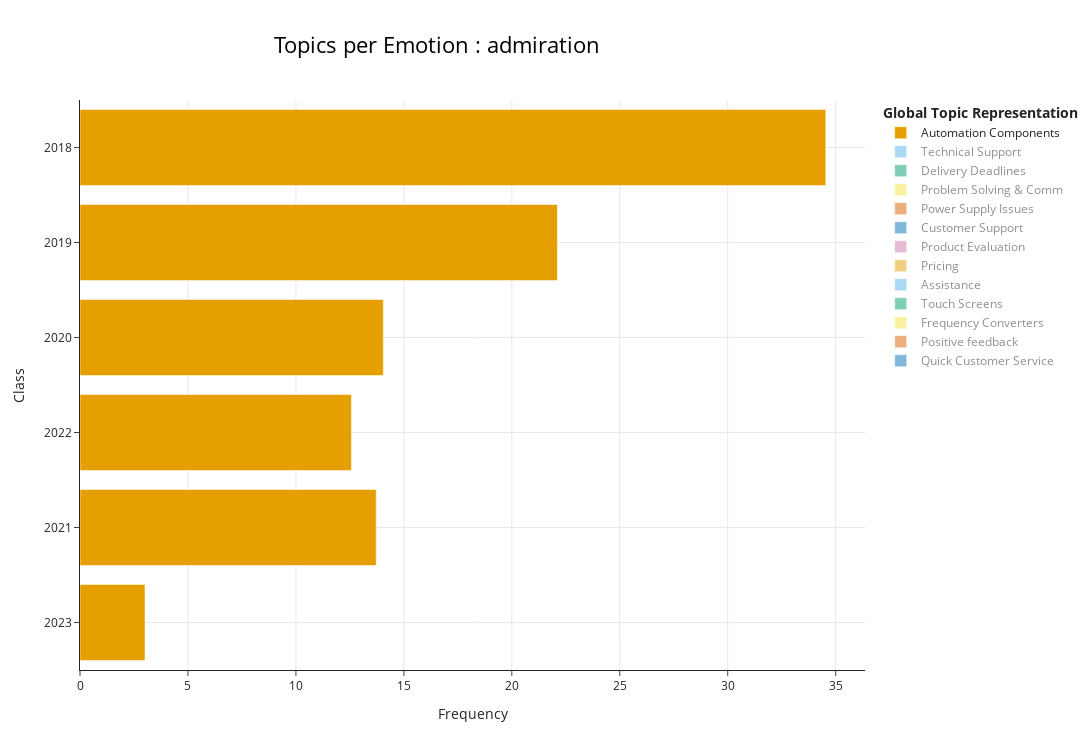

Notebook cell for this chart:
### Code cell
# fig = create_chart_per_class(df, topic_model_merged, "single_emotion_label", 
#                              custom_labels=True, 
#                             #  percentage_by="Topic",
#                             #  stacked=True,
#                              sortedBy="Class",
#                              ascending=False,
#                              title="Topics per Emotion", 
#                              width=1150, height=750)

# path_pct = '../data/graphs/Sentiment_Analysis/by_emotion/repartition_per_topic/global'
# save_graph_html(fig, path_pct, "model_merged_per_emotion_class_pct")

# fig = create_chart_per_class(df, topic_model_merged, "Market Segment", 
#                              custom_labels=True, 
#                              percentage_by="Class",
#                              sortedBy="Class_Percentage",
#                              stacked=True,
#                              title="Topics per Market Segment", 
#                              width=1300, height=750)

# path_pct = '../data/graphs/Clustering/topic_repartition/by_Market Segment'
# save_graph_html(fig, path_pct, "model_merged_per_Market Segment_class_pct")

# Filter the data to only include rows with the specified emotion
emotion="admiration"
fig = create_chart_per_class(df, topic_model_merged, "year", 
                            #  filter_value=emotion,
                             custom_labels=True, 
                             percentage_by="Topic",
                             sortedBy="Class_Percentage",
                            #  stacked=True,
                             title=f"Topics per Emotion : {emotion}", 
                             width=1300, height=750)

fig

### Figure 1 — Plotly figure (JSON) as saved in the notebook; plotly's stock layout.template omitted (floating-point values rounded to 4 significant figures)
{"data": [{"hoverinfo": "text", "hovertext": ["<b>Topic Automation Components</b><br>Words: automation, programmable logic controller, service, systems, software<br>Count: 185<br>Percentage: 3.01%", "<b>Topic Automation Components</b><br>Words: technical support, inverters, inverter, breakers, equipment<br>Count: 844<br>Percentage: 13.72%", "<b>Topic Automation Components</b><br>Words: programmable logic controller, technical support, switches, products, controller<br>Count: 773<br>Percentage: 12.57%", "<b>Topic Automation Components</b><br>Words: technical support, servo, programmable logic controller, siemens, controller<br>Count: 864<br>Percentage: 14.05%", "<b>Topic Automation Components</b><br>Words: siemens, technical support, brand, products, problems<br>Count: 1360<br>Percentage: 22.11%", "<b>Topic Automation Components</b><br>Words: technical support, siemens, contactors, brands, products<br>Count: 2124<br>Percentage: 34.54%"], "marker": {"color": "#E69F00"}, "name": "Automation Components", "orientation": "h", "type": "bar", "visible": true, "x": [3.01, 13.72, 12.57, 14.05, 22.11, 34.54], "y": ["2023", "2021", "2022", "2020", "2019", "2018"]}, {"hoverinfo": "text", "hovertext": ["<b>Topic Technical Support</b><br>Words: technical support, customer service, support, customer, contact<br>Count: 379<br>Percentage: 7.92%", "<b>Topic Technical Support</b><br>Words: technical support, customer service, response time, support, assistance<br>Count: 1030<br>Percentage: 21.52%", "<b>Topic Technical Support</b><br>Words: response time, technical support, customer service, telephone, technician<br>Count: 971<br>Percentage: 20.29%", "<b>Topic Technical Support</b><br>Words: technical support, customer service, response time, telephone, technical<br>Count: 1081<br>Percentage: 22.59%", "<b>Topic Technical Support</b><br>Words: technical support, technical, technicians, technician, customer service<br>Count: 982<br>Percentage: 20.52%", "<b>Topic Technical Support</b><br>Words: response time, technical support, timely, responses, connect<br>Count: 343<br>Percentage: 7.17%"], "marker": {"color": "#56B4E9"}, "name": "Technical Support", "orientation": "h", "type": "bar", "visible": "legendonly", "x": [7.92, 21.52, 20.29, 22.59, 20.52, 7.17], "y": ["2018", "2019", "2022", "2021", "2020", "2023"]}, {"hoverinfo": "text", "hovertext": ["<b>Topic Delivery Deadlines</b><br>Words: delivery time, delivery date, deliveries, delays, delivery<br>Count: 487<br>Percentage: 12.04%", "<b>Topic Delivery Deadlines</b><br>Words: delivery time, deliveries, delivery, delivery date, deliver<br>Count: 813<br>Percentage: 20.1%", "<b>Topic Delivery Deadlines</b><br>Words: delivery time, delivery date, deliveries, delivery, deadlines<br>Count: 198<br>Percentage: 4.9%", "<b>Topic Delivery Deadlines</b><br>Words: delivery time, delivery date, delays, delivery, delay<br>Count: 746<br>Percentage: 18.45%", "<b>Topic Delivery Deadlines</b><br>Words: delivery time, delivery date, deliveries, delivery, deliver<br>Count: 941<br>Percentage: 23.27%", "<b>Topic Delivery Deadlines</b><br>Words: delays, delivery time, deliveries, delivery date, delivery<br>Count: 859<br>Percentage: 21.24%"], "marker": {"color": "#009E73"}, "name": "Delivery Deadlines", "orientation": "h", "type": "bar", "visible": "legendonly", "x": [12.04, 20.1, 4.9, 18.45, 23.27, 21.24], "y": ["2018", "2019", "2023", "2020", "2021", "2022"]}, {"hoverinfo": "text", "hovertext": ["<b>Topic Problem Solving & Comm</b><br>Words: answers, responses, answered, respond, replies<br>Count: 51<br>Percentage: 4.73%", "<b>Topic Problem Solving & Comm</b><br>Words: polite, answered, response, responded, answers<br>Count: 228<br>Percentage: 21.13%", "<b>Topic Problem Solving & Comm</b><br>Words: answered, answers, precise, accurately, accurate<br>Count: 255<br>Percentage: 23.63%", "<b>Topic Problem Solving & Comm</b><br>Words: answered, answers, answer, question, asked<br>Count: 230<br>Percentage: 21.32%", "<b>Topic Problem Solving & Comm</b><br>Words: explanations, answers, explained, answered, quickly<br>Count: 241<br>Percentage: 22.34%", "<b>Topic Problem Solving & Comm</b><br>Words: explanations, concise, answers, explained, clarity<br>Count: 74<br>Percentage: 6.86%"], "marker": {"color": "#F0E442"}, "name": "Problem Solving & Comm", "orientation": "h", "type": "bar", "visible": "legendonly", "x": [4.73, 21.13, 23.63, 21.32, 22.34, 6.86], "y": ["2018", "2019", "2021", "2020", "2022", "2023"]}, {"hoverinfo": "text", "hovertext": ["<b>Topic Power Supply Issues</b><br>Words: ups, warranty, uninterruptible power supply, maintenance, repair<br>Count: 103<br>Percentage: 10.46%", "<b>Topic Power Supply Issues</b><br>Words: ups, uninterruptible power supply, technical support, troubleshooting, reliability<br>Count: 170<br>Percentage: 17.26%", "<b>Topic Power Supply Issues</b><br>Words: ups, smt1500c, warranty, battery, serial<br>Count: 50<br>Percentage: 5.08%", "<b>Topic Power Supply Issues</b><br>Words: ups, uninterruptible power supply, warranty, technical support, repair<br>Count: 180<br>Percentage: 18.27%", "<b>Topic Power Supply Issues</b><br>Words: ups, uninterruptible power supply, technical support, apc, reliability<br>Count: 229<br>Percentage: 23.25%", "<b>Topic Power Supply Issues</b><br>Words: ups, technical support, uninterruptible power supply, warranty, maintenance<br>Count: 253<br>Percentage: 25.69%"], "marker": {"color": "#D55E00"}, "name": "Power Supply Issues", "orientation": "h", "type": "bar", "visible": "legendonly", "x": [10.46, 17.26, 5.08, 18.27, 23.25, 25.69], "y": ["2018", "2022", "2023", "2020", "2019", "2021"]}, {"hoverinfo": "text", "hovertext": ["<b>Topic Customer Support</b><br>Words: technical support, reliable, quality, reliability, technical<br>Count: 24<br>Percentage: 2.91%", "<b>Topic Customer Support</b><br>Words: technical support, reliable, customer service, reliability, technical service<br>Count: 102<br>Percentage: 12.36%", "<b>Topic Customer Support</b><br>Words: technical support, service support, technical service, reliability, reliable<br>Count: 98<br>Percentage: 11.88%", "<b>Topic Customer Support</b><br>Words: technical support, reliable, reliability, quality, technical<br>Count: 148<br>Percentage: 17.94%", "<b>Topic Customer Support</b><br>Words: technical support, reliable, quality, products, customer service<br>Count: 121<br>Percentage: 14.67%", "<b>Topic Customer Support</b><br>Words: technical support, reliability, technical service, reliable, cooperation<br>Count: 332<br>Percentage: 40.24%"], "marker": {"color": "#0072B2"}, "name": "Customer Support", "orientation": "h", "type": "bar", "visible": "legendonly", "x": [2.91, 12.36, 11.88, 17.94, 14.67, 40.24], "y": ["2023", "2021", "2022", "2019", "2020", "2018"]}, {"hoverinfo": "text", "hovertext": ["<b>Topic Product Evaluation</b><br>Words: rating, score, quality, performance, technical support<br>Count: 15<br>Percentage: 2.12%", "<b>Topic Product Evaluation</b><br>Words: rating, ratings, rate, technical support, pricing<br>Count: 81<br>Percentage: 11.46%", "<b>Topic Product Evaluation</b><br>Words: quality, rating, pricing, brands, product range<br>Count: 94<br>Percentage: 13.3%", "<b>Topic Product Evaluation</b><br>Words: rating, reliability, quality, performance, manufacturers<br>Count: 89<br>Percentage: 12.59%", "<b>Topic Product Evaluation</b><br>Words: rating, quality, reliability, priced, performance<br>Count: 132<br>Percentage: 18.67%", "<b>Topic Product Evaluation</b><br>Words: quality, rating, product range, pricing, rate<br>Count: 296<br>Percentage: 41.87%"], "marker": {"color": "#CC79A7"}, "name": "Product Evaluation", "orientation": "h", "type": "bar", "visible": "legendonly", "x": [2.12, 11.46, 13.3, 12.59, 18.67, 41.87], "y": ["2023", "2022", "2021", "2020", "2019", "2018"]}, {"hoverinfo": "text", "hovertext": ["<b>Topic Pricing</b><br>Words: invoices, invoicing, invoice, pricing, orders<br>Count: 67<br>Percentage: 12.91%", "<b>Topic Pricing</b><br>Words: pricing, responded, quotation, discount, prices<br>Count: 92<br>Percentage: 17.73%", "<b>Topic Pricing</b><br>Words: pricing, invoice, invoices, offers, prices<br>Count: 87<br>Percentage: 16.76%", "<b>Topic Pricing</b><br>Words: invoices, invoice, pricing, invoicing, shipments<br>Count: 108<br>Percentage: 20.81%", "<b>Topic Pricing</b><br>Words: quotations, quotation, quotes, quoted, quote<br>Count: 115<br>Percentage: 22.16%", "<b>Topic Pricing</b><br>Words: quoting, quotations, quotes, billed, quotation<br>Count: 50<br>Percentage: 9.63%"], "marker": {"color": "#E69F00"}, "name": "Pricing", "orientation": "h", "type": "bar", "visible": "legendonly", "x": [12.91, 17.73, 16.76, 20.81, 22.16, 9.63], "y": ["2018", "2019", "2020", "2021", "2022", "2023"]}, {"hoverinfo": "text", "hovertext": ["<b>Topic Assistance</b><br>Words: responsiveness, responsive, feedback, response time, reliable<br>Count: 24<br>Percentage: 6.82%", "<b>Topic Assistance</b><br>Words: competently, feedback, responsiveness, competent, technical support<br>Count: 18<br>Percentage: 5.11%", "<b>Topic Assistance</b><br>Words: feedback, responsiveness, helpfulness, performance, helpful<br>Count: 67<br>Percentage: 19.03%", "<b>Topic Assistance</b><br>Words: responsiveness, responsive, tips, advice, effective<br>Count: 76<br>Percentage: 21.59%", "<b>Topic Assistance</b><br>Words: responsiveness, responsively, responsive, advice, effective<br>Count: 73<br>Percentage: 20.74%", "<b>Topic Assistance</b><br>Words: feedback, quickly, fast, effective, competently<br>Count: 94<br>Percentage: 26.7%"], "marker": {"color": "#56B4E9"}, "name": "Assistance", "orientation": "h", "type": "bar", "visible": "legendonly", "x": [6.82, 5.11, 19.03, 21.59, 20.74, 26.7], "y": ["2018", "2023", "2022", "2021", "2020", "2019"]}, {"hoverinfo": "text", "hovertext": ["<b>Topic Touch Screens</b><br>Words: touch screen, touch panel, discontinued, screen, replacements<br>Count: 8<br>Percentage: 2.78%", "<b>Topic Touch Screens</b><br>Words: touch panel, touch screen, manufacturers, agp4301, sp5000<br>Count: 43<br>Percentage: 14.93%", "<b>Topic Touch Screens</b><br>Words: touch panel, panel, siemens, touch screen, manufacturers<br>Count: 40<br>Percentage: 13.89%", "<b>Topic Touch Screens</b><br>Words: touch panel, touch screen, touch, dell, panel<br>Count: 44<br>Percentage: 15.28%", "<b>Topic Touch Screens</b><br>Words: touch panel, siemens, touch screen, agp3310, oem<br>Count: 69<br>Percentage: 23.96%", "<b>Topic Touch Screens</b><br>Words: touch panel, touch screen, siemens, components, panel<br>Count: 84<br>Percentage: 29.17%"], "marker": {"color": "#009E73"}, "name": "Touch Screens", "orientation": "h", "type": "bar", "visible": "legendonly", "x": [2.78, 14.93, 13.89, 15.28, 23.96, 29.17], "y": ["2023", "2021", "2020", "2022", "2019", "2018"]}, {"hoverinfo": "text", "hovertext": ["<b>Topic Frequency Converters</b><br>Words: frequency converters, converters, converter, frequency, technical support<br>Count: 26<br>Percentage: 10.74%", "<b>Topic Frequency Converters</b><br>Words: frequency converters, converters, frequency, customer service, troubleshooting<br>Count: 27<br>Percentage: 11.16%", "<b>Topic Frequency Converters</b><br>Words: frequency converters, converters, frequency, servicing, suppliers<br>Count: 8<br>Percentage: 3.31%", "<b>Topic Frequency Converters</b><br>Words: frequency converters, converters, frequency, hz, customer service<br>Count: 34<br>Percentage: 14.05%", "<b>Topic Frequency Converters</b><br>Words: frequency converters, converters, technical support, converter, frequency<br>Count: 56<br>Percentage: 23.14%", "<b>Topic Frequency Converters</b><br>Words: frequency converters, technical support, frequency, converters, customer support<br>Count: 91<br>Percentage: 37.6%"], "marker": {"color": "#F0E442"}, "name": "Frequency Converters", "orientation": "h", "type": "bar", "visible": "legendonly", "x": [10.74, 11.16, 3.31, 14.05, 23.14, 37.6], "y": ["2020", "2022", "2023", "2021", "2019", "2018"]}, {"hoverinfo": "text", "hovertext": ["<b>Topic Positive feedback</b><br>Words: service, excellent, great, helpful, welcome<br>Count: 7<br>Percentage: 5.22%", "<b>Topic Positive feedback</b><br>Words: service, excellent, appreciate, welcome, helpful<br>Count: 27<br>Percentage: 20.15%", "<b>Topic Positive feedback</b><br>Words: service, excellent, appreciate, welcome, great<br>Count: 22<br>Percentage: 16.42%", "<b>Topic Positive feedback</b><br>Words: service, excellent, appreciate, helpful, great<br>Count: 23<br>Percentage: 17.16%", "<b>Topic Positive feedback</b><br>Words: service, excellent, great, appreciate, welcome<br>Count: 7<br>Percentage: 5.22%", "<b>Topic Positive feedback</b><br>Words: service, excellent, appreciate, welcome, helpful<br>Count: 48<br>Percentage: 35.82%"], "marker": {"color": "#D55E00"}, "name": "Positive feedback", "orientation": "h", "type": "bar", "visible": "legendonly", "x": [5.22, 20.15, 16.42, 17.16, 5.22, 35.82], "y": ["2018", "2019", "2022", "2020", "2023", "2021"]}, {"hoverinfo": "text", "hovertext": ["<b>Topic Quick Customer Service</b><br>Words: quick response, response, quick, reply, short<br>Count: 2<br>Percentage: 1.94%", "<b>Topic Quick Customer Service</b><br>Words: quick response, quick, response, reply, short<br>Count: 18<br>Percentage: 17.48%", "<b>Topic Quick Customer Service</b><br>Words: quick response, quick, response, helpful, happy<br>Count: 18<br>Percentage: 17.48%", "<b>Topic Quick Customer Service</b><br>Words: quick response, quick, response, easy, short<br>Count: 20<br>Percentage: 19.42%", "<b>Topic Quick Customer Service</b><br>Words: quick response, quick, response, quicker, fast<br>Count: 32<br>Percentage: 31.07%", "<b>Topic Quick Customer Service</b><br>Words: quick response, quick, response, reply, short<br>Count: 13<br>Percentage: 12.62%"], "marker": {"color": "#0072B2"}, "name": "Quick Customer Service", "orientation": "h", "type": "bar", "visible": "legendonly", "x": [1.94, 17.48, 17.48, 19.42, 31.07, 12.62], "y": ["2018", "2019", "2021", "2020", "2022", "2023"]}], "layout": {"barmode": "group", "height": 750, "hoverlabel": {"bgcolor": "white", "font": {"family": "Rockwell", "size": 16}}, "legend": {"title": {"text": "<b>Global Topic Representation"}}, "title": {"font": {"color": "Black", "size": 22}, "text": "Topics per Emotion : admiration", "x": 0.4, "xanchor": "center", "y": 0.95, "yanchor": "top"}, "width": 1300, "xaxis": {"showgrid": true, "title": {"text": "Frequency"}}, "yaxis": {"showgrid": true, "title": {"text": "Class"}}}}
